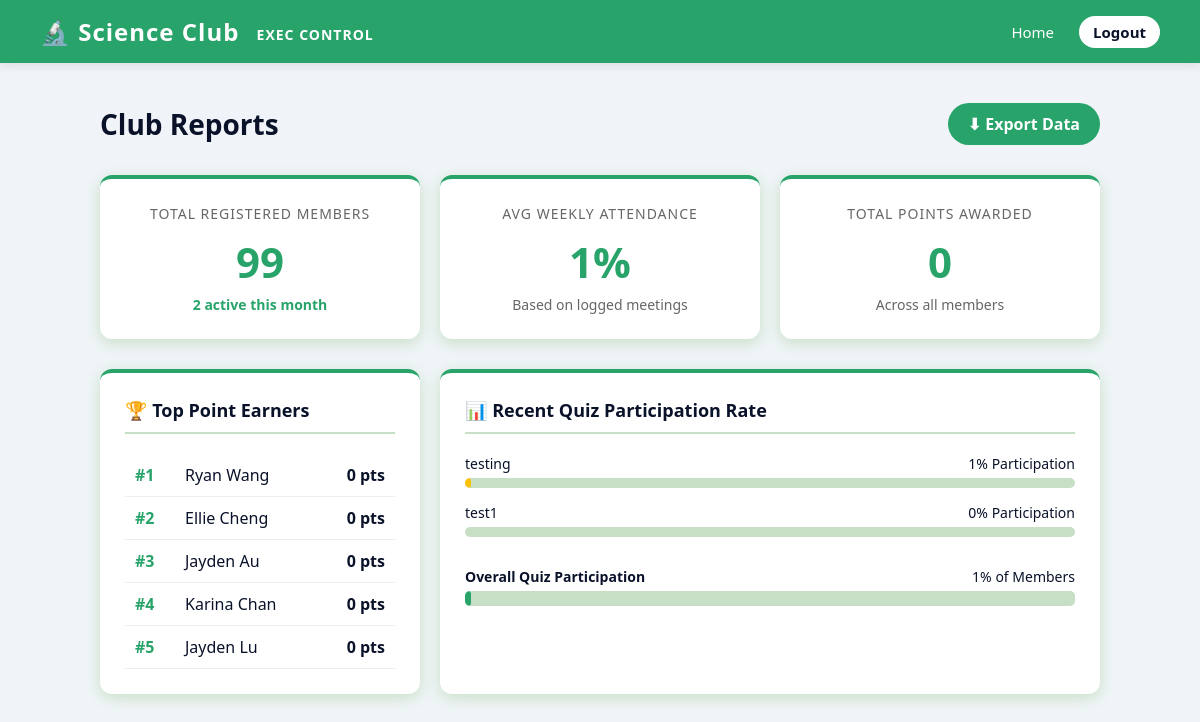
/report-page (signed in), run on an earlier commit of the app's database.
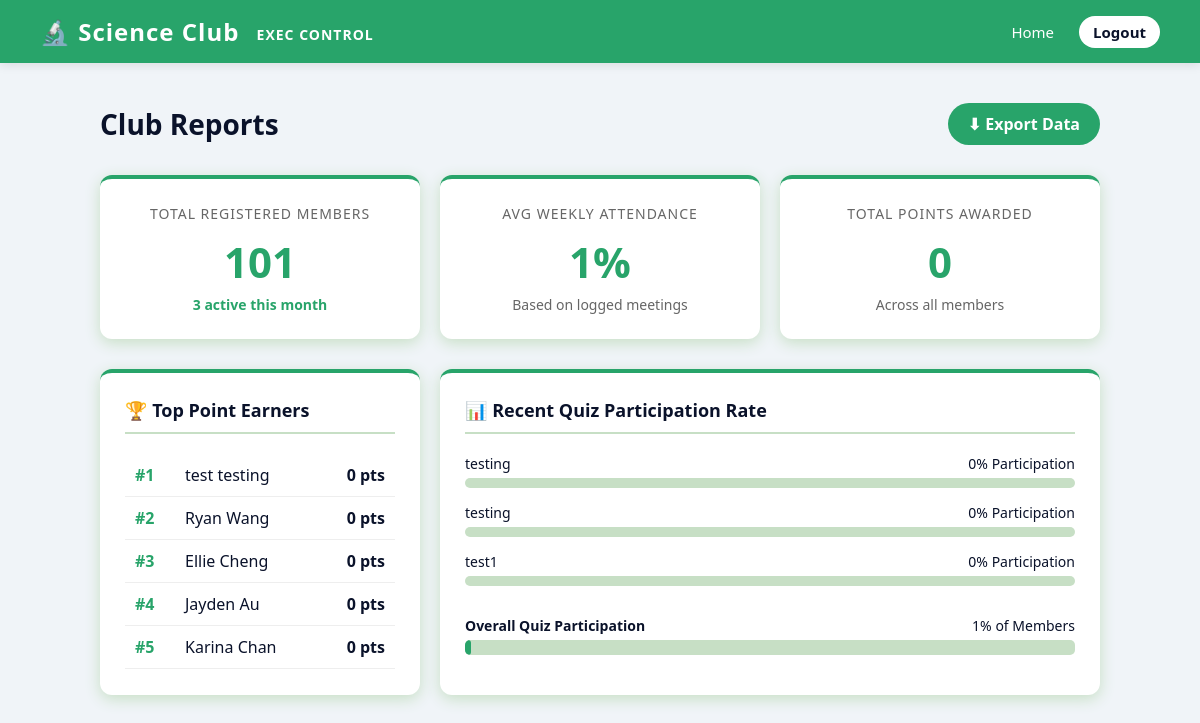
And on a later commit of the database.
### tables this page shows
CREATE TABLE MEMBER (
        Student_number VARCHAR(50) PRIMARY KEY,
        Firstname VARCHAR(100) NOT NULL,
        Lastname VARCHAR(100) NOT NULL
    );

CREATE TABLE QUIZ (
        quizID VARCHAR(100) PRIMARY KEY,
        questionID VARCHAR(100),
        answerID VARCHAR(100),
        FOREIGN KEY (questionID) REFERENCES QUESTIONS(questionID),
        FOREIGN KEY (answerID) REFERENCES CORRECT_ANSWER(answerID)
    );

CREATE TABLE QUESTIONS (
        questionID VARCHAR(100) PRIMARY KEY,
        question TEXT NOT NULL
    );

### app.py (the view)
@app.route('/report-page')  # maps /report-page URL to this function
def report_page():
    if not session.get('logged_in'): # checks if user is logged in
        return redirect('/')
    data = get_report_data() # calls function to fetch all report data
    return render_template('report_page.html', **data) # unpacks dict and passes to HTML template

### app.py (called while the page is built)
def get_db():
    conn = sqlite3.connect(DATABASE)  # opens a connection to the SQLite database file
    return conn  # returns the connection so it can be used by other functions

### templates/report_page.html (shortened to what this page needs)
<!DOCTYPE html>
<html lang="en">
<head>
</head>
<body>
<div class="navbar">
    <div class="navbar-brand">🔬 Science Club <span>Exec Control</span></div>
    <div class="nav-links">
        <a href="/dashboard">Home</a>
        <a href="/logout" class="logout-btn">Logout</a>
    </div>
</div>
<div class="container">
    <div class="page-header">
        <h2>Club Reports</h2>
        <a href="/export-data" class="export-btn">⬇ Export Data</a>
    </div>
    <div class="report-grid">
        <div class="card stat-box">
            <div class="stat-label">Total Registered Members</div>
            <div class="stat-number">{{ total_members }}</div>
            <div class="stat-trend">{{ active_this_month }} active this month</div>
        </div>
        <div class="card stat-box">
            <div class="stat-label">Avg Weekly Attendance</div>
            <div class="stat-number">{{ avg_attendance_pct }}%</div>
            <div class="stat-trend" style="color: #666; font-weight: normal;">Based on logged meetings</div>
        </div>
        <div class="card stat-box">
            <div class="stat-label">Total Points Awarded</div>
            <div class="stat-number">{{ total_points }}</div>
            <div style="color: #666; font-size: 14px;">Across all members</div>
        </div>
    </div>
    <div class="report-grid">
        <div class="card">
            <h3>🏆 Top Point Earners</h3>
            <table>
                {% for student in top_earners %}
                <tr>
                    <td class="rank">#{{ loop.index }}</td>
                    <td>{{ student[0] }} {{ student[1] }}</td>
                    <td style="text-align: right; font-weight: bold;">{{ student[2] }} pts</td>
                </tr>
                {% else %}
                <tr><td colspan="3">No points awarded yet.</td></tr>
                {% endfor %}
            </table>
        </div>
        <div class="card card-double">
            <h3>📊 Recent Quiz Participation Rate</h3>
            {% for quiz in recent_quizzes %}
            <div class="chart-row">
                <div class="chart-label"><span>{{ quiz.title }}</span> <span>{{ quiz.rate }}% Participation</span></div>
                <div class="bar-bg">
                    <div class="bar-fill {{ quiz.bar_class }}" style="width: {{ quiz.rate }}%;"></div>
                </div>
            </div>
            {% else %}
            <p style="color: #666; font-size: 14px;">Publish </p>
            {% endfor %}
            <div class="chart-row" style="margin-top: 30px;">
                <div class="chart-label"><span><strong>Overall Quiz Participation </strong></span> <span>{{ overall_part_rate }}% of Members</span></div>
                <div class="bar-bg" style="height: 15px;">
                    <div class="bar-fill" style="width: {{ overall_part_rate }}%;"></div>
                </div>
            </div>
        </div>
    </div>
</div>
</body>
</html>

### templates/report_page.html (style rules this page uses)
body { font-family: 'Segoe UI', Tahoma, Geneva, Verdana, sans-serif; background-color: #f0f4f8; margin: 0; color: #0a122a; }
.navbar { background-color: #28a46a; color: white; padding: 15px 40px; display: flex; justify-content: space-between; align-items: center; box-shadow: 0 2px 10px rgba(0,0,0,0.1); }
.navbar-brand { font-size: 24px; font-weight: bold; letter-spacing: 1px; }
.navbar-brand span { color: white; font-size: 14px; text-transform: uppercase; margin-left: 10px; vertical-align: middle; }
.nav-links { display: flex; align-items: center; }
.nav-links a { color: white; text-decoration: none; margin-left: 20px; font-size: 15px; font-weight: 500; transition: 0.3s; }
.nav-links .logout-btn { background-color: white; color: #0a122a !important; padding: 6px 14px; border-radius: 20px; font-weight: bold; margin-left: 25px; }
.container { max-width: 1000px; margin: 40px auto; padding: 0 20px; }
.page-header { display: flex; justify-content: space-between; align-items: center; margin-bottom: 30px; }
.page-header h2 { color: #0a122a; margin: 0; font-size: 28px; }
.export-btn { background-color: #28a46a; color: white; padding: 10px 20px; text-decoration: none; border-radius: 25px; font-weight: bold; transition: 0.3s; }
.report-grid { display: grid; grid-template-columns: 1fr 1fr 1fr; gap: 20px; margin-bottom: 30px; }
.card { background: white; padding: 25px; border-radius: 12px; box-shadow: 0 4px 15px #c7dfc5; border-top: 4px solid #28a46a; }
.card-double { grid-column: span 2; }
.card h3 { margin-top: 0; color: #0a122a; font-size: 18px; border-bottom: 2px solid #c7dfc5; padding-bottom: 10px; margin-bottom: 20px; }
.stat-box { text-align: center; }
.stat-number { font-size: 42px; font-weight: bold; color: #28a46a; margin: 10px 0 5px 0; }
.stat-label { color: #666; font-size: 14px; text-transform: uppercase; letter-spacing: 1px; }
.stat-trend { color: #28a46a; font-size: 14px; font-weight: bold; }
table { width: 100%; border-collapse: collapse; }
th, td { padding: 10px; text-align: left; border-bottom: 1px solid #eee; }
.rank { font-weight: bold; color: #28a46a; width: 30px; }
.chart-row { margin-bottom: 15px; }
.chart-label { display: flex; justify-content: space-between; font-size: 14px; color: #0a122a; margin-bottom: 5px; font-weight: 500; }
.bar-bg { background-color: #c7dfc5; height: 10px; border-radius: 5px; overflow: hidden; }
.bar-fill { background-color: #28a46a; height: 100%; border-radius: 5px; }

What changed in the data, as far as the page shows it:
no longer on this page (row unchanged): MEMBER: Firstname "Jayden", Lastname "Lu", student "0"
added MEMBER: Firstname "test", Lastname "testing", student "0"
added QUIZ: title "testing", rate "0"
computed for QUIZ (number 2 of 3 on the later page): rate "1" → "0"
Also different on the page:
{{ total_members }}: "99" → "101"
{{ active_this_month }}: "2" → "3"
